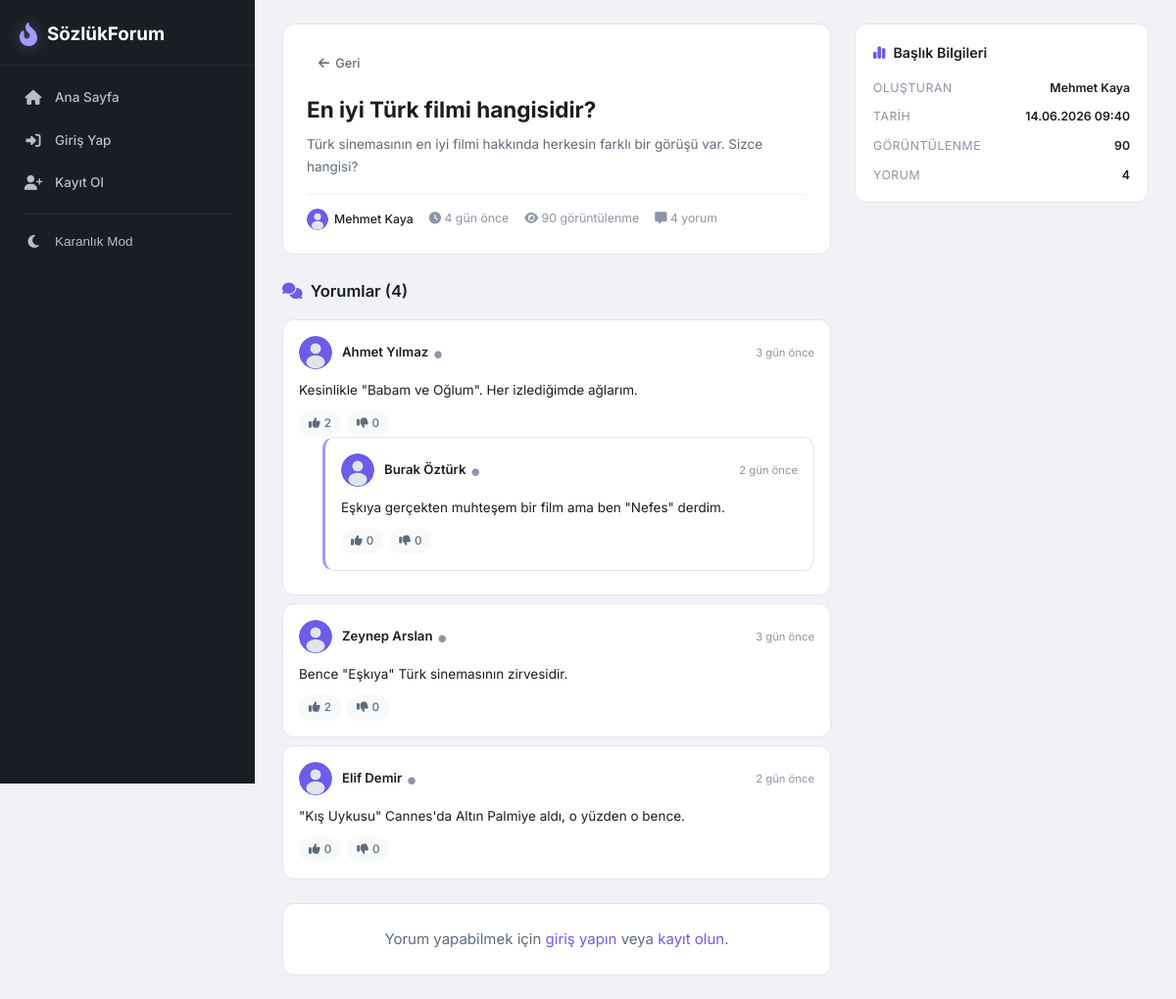
Screenshot of /topic.php?id=2 with the database file from the repository.
### tables this page shows
CREATE TABLE topics (
    id INT AUTO_INCREMENT PRIMARY KEY,
    title VARCHAR(255) NOT NULL,
    description TEXT DEFAULT NULL,
    user_id INT NOT NULL,
    views INT DEFAULT 0,
    created_at DATETIME DEFAULT CURRENT_TIMESTAMP,
    FOREIGN KEY (user_id) REFERENCES users(id) ON DELETE CASCADE
);

CREATE TABLE users (
    id INT AUTO_INCREMENT PRIMARY KEY,
    username VARCHAR(50) NOT NULL UNIQUE,
    email VARCHAR(100) NOT NULL UNIQUE,
    password VARCHAR(255) NOT NULL,
    display_name VARCHAR(100) DEFAULT NULL,
    bio TEXT DEFAULT NULL,
    avatar VARCHAR(255) DEFAULT NULL,
    role ENUM('user','admin') DEFAULT 'user',
    is_blocked TINYINT(1) DEFAULT 0,
    last_seen DATETIME DEFAULT CURRENT_TIMESTAMP,
    created_at DATETIME DEFAULT CURRENT_TIMESTAMP
);

CREATE TABLE comments (
    id INT AUTO_INCREMENT PRIMARY KEY,
    topic_id INT NOT NULL,
    user_id INT NOT NULL,
    parent_id INT DEFAULT NULL,
    content TEXT NOT NULL,
    is_hidden TINYINT(1) DEFAULT 0,
    created_at DATETIME DEFAULT CURRENT_TIMESTAMP,
    FOREIGN KEY (topic_id) REFERENCES topics(id) ON DELETE CASCADE,
    FOREIGN KEY (user_id) REFERENCES users(id) ON DELETE CASCADE,
    FOREIGN KEY (parent_id) REFERENCES comments(id) ON DELETE SET NULL
);

### config.php (called while the page is built, shortened)
<?php
function isLoggedIn() {
    return isset($_SESSION['user_id']);
}
function e($str) {
    return htmlspecialchars((string)$str, ENT_QUOTES, 'UTF-8');
}
function timeAgo($datetime) {
    $now = new DateTime();
    $ago = new DateTime($datetime);
    $diff = $now->diff($ago);
    if ($diff->d > 0) return $diff->d . ' gün önce';
    return 'az önce';
}
function isOnline($lastSeen) {
    $last = new DateTime($lastSeen);
    $now = new DateTime();
    $diff = $now->diff($last);
    return ($diff->y == 0 && $diff->m == 0 && $diff->d == 0 && $diff->h == 0 && $diff->i < 5);
}
function getAvatar($avatar) {
    return 'assets/default_avatar.svg';
}
?>

### topic.php (the view, shortened to what this page needs)
<?php
require_once 'config.php';
$topicId = intval($_GET['id'] ?? 0);
$stmt = $pdo->prepare("SELECT t.*, u.username, u.display_name, u.avatar, u.last_seen
                        FROM topics t JOIN users u ON t.user_id = u.id WHERE t.id = ?");
$stmt->execute([$topicId]);
$topic = $stmt->fetch();
$pdo->prepare("UPDATE topics SET views = views + 1 WHERE id = ?")->execute([$topicId]);
$stmt = $pdo->prepare("
    SELECT c.*, u.username, u.display_name, u.avatar, u.last_seen,
    COALESCE(SUM(CASE WHEN cv.vote = 1 THEN 1 ELSE 0 END), 0) as likes,
    COALESCE(SUM(CASE WHEN cv.vote = -1 THEN 1 ELSE 0 END), 0) as dislikes
    FROM comments c
    JOIN users u ON c.user_id = u.id
    LEFT JOIN comment_votes cv ON c.id = cv.comment_id
    WHERE c.topic_id = ? AND c.is_hidden = 0
    GROUP BY c.id
    ORDER BY c.created_at ASC
");
$stmt->execute([$topicId]);
$allComments = $stmt->fetchAll();
$userVotes = [];
$comments = [];
$replies = [];
foreach ($allComments as $c) {
    if ($c['parent_id']) {
        $replies[$c['parent_id']][] = $c;
    } else {
        $comments[] = $c;
    }
}
$commentCount = count($allComments);
include 'includes/header.php';
function renderComment($comment, $replies, $userVotes, $topicId, $depth = 0) {
    $maxDepth = 3;
    $isReply = $depth > 0;
    $userVote = $userVotes[$comment['id']] ?? 0;
    ?>
    <div class="comment <?= $isReply ? 'comment-reply' : '' ?>" id="comment-<?= $comment['id'] ?>" style="<?= $depth > 0 ? 'margin-left: ' . min($depth * 24, $maxDepth * 24) . 'px' : '' ?>">
        <div class="comment-header">
            <a href="profile.php?id=<?= $comment['user_id'] ?>" class="comment-author">
                <img src="<?= e(getAvatar($comment['avatar'])) ?>" alt="" class="comment-avatar">
                <div class="comment-author-info">
                    <span class="comment-username"><?= e($comment['display_name'] ?? $comment['username']) ?></span>
                    <span class="comment-status <?= isOnline($comment['last_seen']) ? 'online' : 'offline' ?>">
                        <i class="fas fa-circle"></i>
                    </span>
                </div>
            </a>
            <span class="comment-time"><?= timeAgo($comment['created_at']) ?></span>
        </div>
        <div class="comment-body">
            <?= nl2br(e($comment['content'])) ?>
        </div>
        <div class="comment-actions">
            <?php if (isLoggedIn()): ?>
            <button class="vote-btn <?= $userVote == 1 ? 'voted' : '' ?>" onclick="vote(<?= $comment['id'] ?>, 1)" title="Beğen">
                <i class="fas fa-thumbs-up"></i>
                <span id="likes-<?= $comment['id'] ?>"><?= $comment['likes'] ?></span>
            </button>
            <button class="vote-btn vote-down <?= $userVote == -1 ? 'voted' : '' ?>" onclick="vote(<?= $comment['id'] ?>, -1)" title="Beğenme">
                <i class="fas fa-thumbs-down"></i>
                <span id="dislikes-<?= $comment['id'] ?>"><?= $comment['dislikes'] ?></span>
            </button>
            <button class="reply-btn" onclick="showReplyForm(<?= $comment['id'] ?>)" title="Yanıtla">
                <i class="fas fa-reply"></i> Yanıtla
            </button>
            <?php else: ?>
            <span class="vote-btn disabled"><i class="fas fa-thumbs-up"></i> <?= $comment['likes'] ?></span>
            <span class="vote-btn disabled"><i class="fas fa-thumbs-down"></i> <?= $comment['dislikes'] ?></span>
            <?php endif; ?>
        </div>
        <?php
        if (isset($replies[$comment['id']])) {
            foreach ($replies[$comment['id']] as $reply) {
                renderComment($reply, $replies, $userVotes, $topicId, $depth + 1);
            }
        }
        ?>
    </div>
    <?php
}
?>
<div class="page-layout">
    <div class="content-main">
        <div class="topic-header-card">
            <div class="topic-header-top">
                <a href="index.php" class="back-btn"><i class="fas fa-arrow-left"></i> Geri</a>
            </div>
            <h1 class="topic-page-title"><?= e($topic['title']) ?></h1>
            <?php if ($topic['description']): ?>
                <p class="topic-description"><?= nl2br(e($topic['description'])) ?></p>
            <?php endif; ?>
            <div class="topic-header-meta">
                <a href="profile.php?id=<?= $topic['user_id'] ?>" class="topic-header-author">
                    <img src="<?= e(getAvatar($topic['avatar'])) ?>" alt="" class="small-avatar">
                    <?= e($topic['display_name'] ?? $topic['username']) ?>
                </a>
                <span><i class="fas fa-clock"></i> <?= timeAgo($topic['created_at']) ?></span>
                <span><i class="fas fa-eye"></i> <?= $topic['views'] + 1 ?> görüntülenme</span>
                <span><i class="fas fa-message"></i> <?= $commentCount ?> yorum</span>
            </div>
        </div>
        <div class="comments-section">
            <h2 class="comments-title">
                <i class="fas fa-comments"></i> Yorumlar (<?= $commentCount ?>)
            </h2>
            <?php if (empty($comments)): ?>
                <div class="empty-state small">
                    <i class="fas fa-comment-dots"></i>
                    <p>Henüz yorum yok. İlk yorumu siz yapın!</p>
                </div>
            <?php else: ?>
                <?php foreach ($comments as $comment): ?>
                    <?php renderComment($comment, $replies, $userVotes, $topicId); ?>
                <?php endforeach; ?>
            <?php endif; ?>
        </div>
        <?php if (isLoggedIn()): ?>
        <div class="add-comment-card">
            <h3><i class="fas fa-pen"></i> Görüşünüzü Yazın</h3>
            <form method="POST" action="add_comment.php" class="comment-form" onsubmit="return validateForm(this)">
                <input type="hidden" name="topic_id" value="<?= $topicId ?>">
                <textarea name="content" placeholder="Bu konu hakkında ne düşünüyorsunuz?" rows="4" required></textarea>
                <button type="submit" class="btn btn-primary">
                    <i class="fas fa-paper-plane"></i> Yorum Ekle
                </button>
            </form>
        </div>
        <?php else: ?>
        <div class="add-comment-card login-prompt">
            <p>Yorum yapabilmek için <a href="login.php">giriş yapın</a> veya <a href="register.php">kayıt olun</a>.</p>
        </div>
        <?php endif; ?>
    </div>
    <div class="content-sidebar">
        <div class="sidebar-card">
            <h3 class="sidebar-card-title"><i class="fas fa-chart-simple"></i> Başlık Bilgileri</h3>
            <div class="sidebar-stats">
                <div class="stat-item">
                    <span class="stat-label">Oluşturan</span>
                    <a href="profile.php?id=<?= $topic['user_id'] ?>" class="stat-value"><?= e($topic['display_name'] ?? $topic['username']) ?></a>
                </div>
                <div class="stat-item">
                    <span class="stat-label">Tarih</span>
                    <span class="stat-value"><?= date('d.m.Y H:i', strtotime($topic['created_at'])) ?></span>
                </div>
                <div class="stat-item">
                    <span class="stat-label">Görüntülenme</span>
                    <span class="stat-value"><?= $topic['views'] + 1 ?></span>
                </div>
                <div class="stat-item">
                    <span class="stat-label">Yorum</span>
                    <span class="stat-value"><?= $commentCount ?></span>
                </div>
            </div>
        </div>
    </div>
</div>
<?php include 'includes/footer.php'; ?>

### rows the page displays
topics: title "En iyi Türk filmi hangisidir?", description "Türk sinemasının en iyi filmi hakkında herkesin farklı bir görüşü var. Sizce hangisi?", user.display_name "Mehmet Kaya", created_at "4 gün önce", $topic['views'] + 1 "90", created_at "14.06.2026 09:40"
comments: user.display_name "Ahmet Yılmaz", created_at "3 gün önce", content "Kesinlikle \"Babam ve Oğlum\". Her izlediğimde ağlarım.", likes "2", dislikes "0"
comments: user.display_name "Burak Öztürk", created_at "2 gün önce", content "Eşkıya gerçekten muhteşem bir film ama ben \"Nefes\" derdim.", likes "0", dislikes "0"
comments: user.display_name "Zeynep Arslan", created_at "3 gün önce", content "Bence \"Eşkıya\" Türk sinemasının zirvesidir.", likes "2", dislikes "0"
comments: user.display_name "Elif Demir", created_at "2 gün önce", content "\"Kış Uykusu\" Cannes'da Altın Palmiye aldı, o yüzden o bence.", likes "0", dislikes "0"

### other values shown
$commentCount "4"
